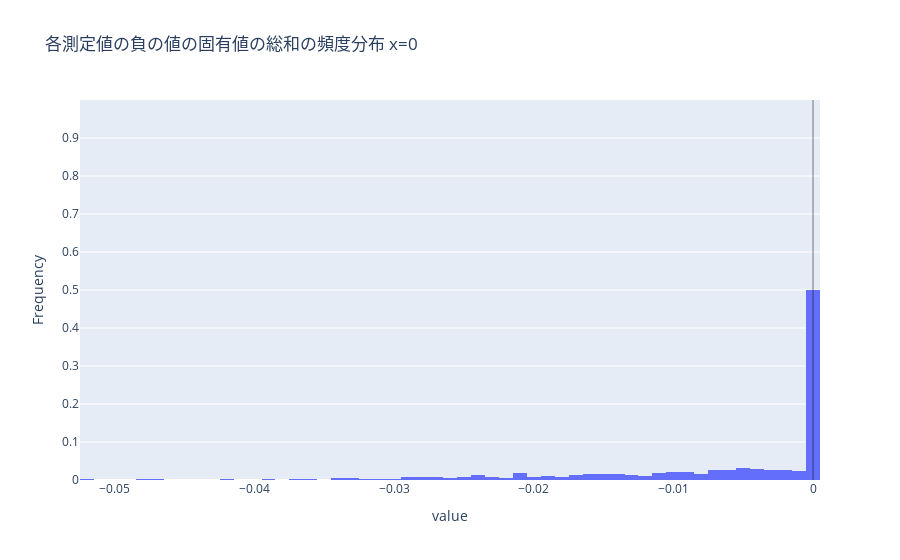
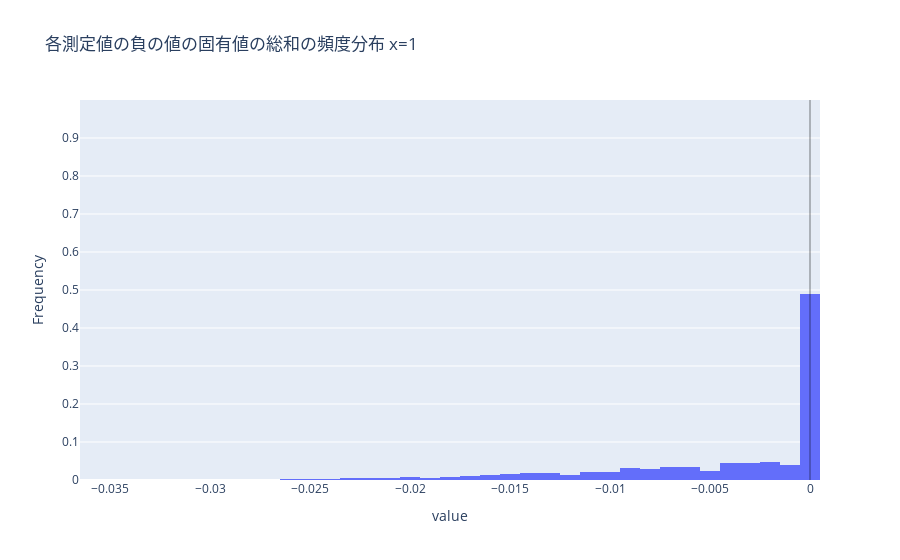

Notebook code cell kept with these figures, in order:
### Code cell
for i, value_list in enumerate([minus_eigs_list_0, minus_eigs_list_1]):
    fig = physicality_violation_check.make_prob_dist_histogram(value_list, bin_size=0.001, annotation_vlines=[0])
    title = f"各測定値の負の値の固有値の総和の頻度分布 x={i}"
    fig.update_layout(title=title)  # TODO
    fig.show()

### Figure 1 — Plotly figure (JSON) as saved in the notebook; plotly's stock layout.template omitted (floating-point values rounded to 4 significant figures; data arrays with more than 128 entries replaced by an {"elided": "..."} marker saying what was removed)
{"data": [{"histnorm": "probability", "type": "histogram", "x": {"elided": "1000 float values"}, "xbins": {"size": 0.001}}], "layout": {"shapes": [{"line": {"color": "black", "width": 1}, "opacity": 0.5, "type": "line", "x0": 0, "x1": 0, "xref": "x", "y0": 0, "y1": 1, "yref": "paper"}], "title": {"text": "各測定値の負の値の固有値の総和の頻度分布 x=0"}, "xaxis": {"dtick": 0, "title": {"text": "value"}}, "yaxis": {"range": [0, 1], "tickvals": [0, 0.1, 0.2, 0.3, 0.4, 0.5, 0.6, 0.7, 0.8, 0.9], "title": {"text": "Frequency"}}}}

### Figure 2 — Plotly figure (JSON) as saved in the notebook; plotly's stock layout.template omitted (floating-point values rounded to 4 significant figures; data arrays with more than 128 entries replaced by an {"elided": "..."} marker saying what was removed)
{"data": [{"histnorm": "probability", "type": "histogram", "x": {"elided": "1000 float values"}, "xbins": {"size": 0.001}}], "layout": {"shapes": [{"line": {"color": "black", "width": 1}, "opacity": 0.5, "type": "line", "x0": 0, "x1": 0, "xref": "x", "y0": 0, "y1": 1, "yref": "paper"}], "title": {"text": "各測定値の負の値の固有値の総和の頻度分布 x=1"}, "xaxis": {"dtick": 0, "title": {"text": "value"}}, "yaxis": {"range": [0, 1], "tickvals": [0, 0.1, 0.2, 0.3, 0.4, 0.5, 0.6, 0.7, 0.8, 0.9], "title": {"text": "Frequency"}}}}
